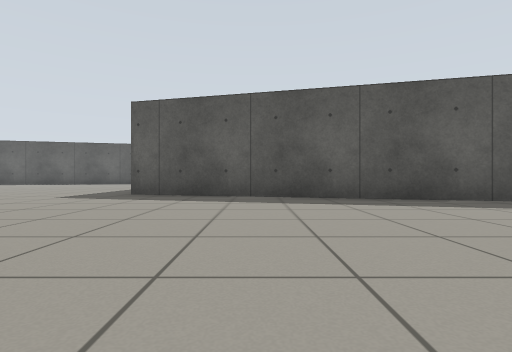
View 1 (above)

19 first-person views from a walk through a world built for the Gazebo simulator. The camera is 0.5 m above the floor, looks level and sees 80° across. The floor is counted in squares, 1 m on a side. Each view is taken from the middle of a square. On the plan, view 1 faces up. The plan holds only what a view shows up to about 9 squares ahead; the rest is blank. The place goes on beyond the plan.

View 2
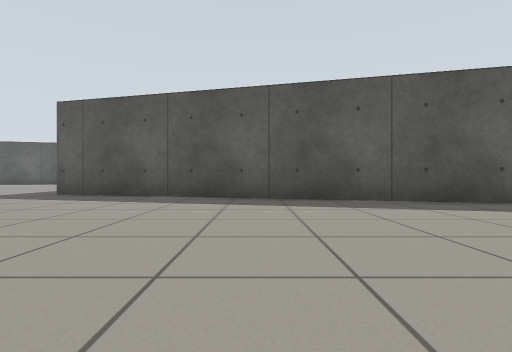

View 3
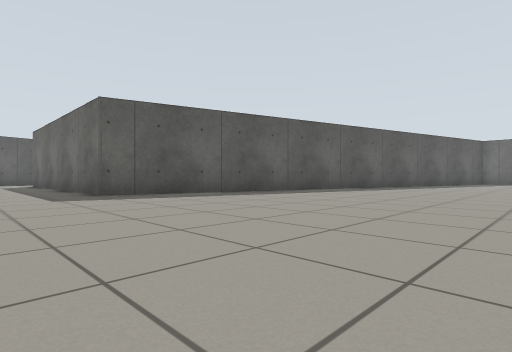

View 4
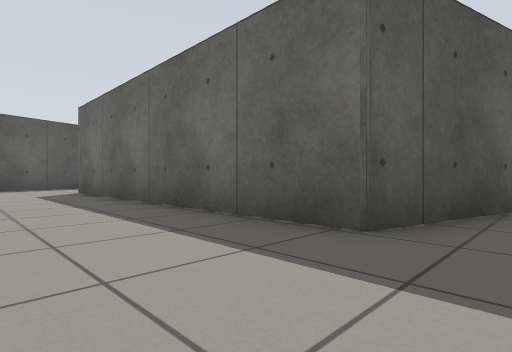

View 5
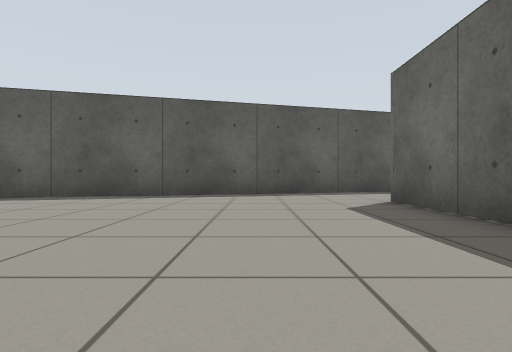

View 6
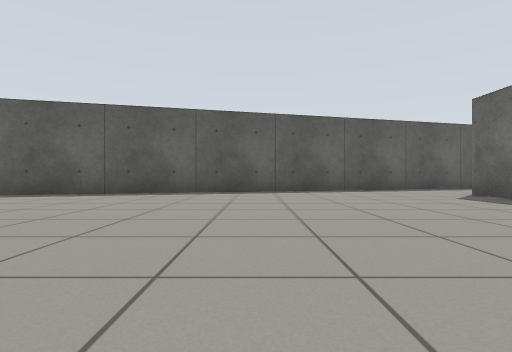

View 7
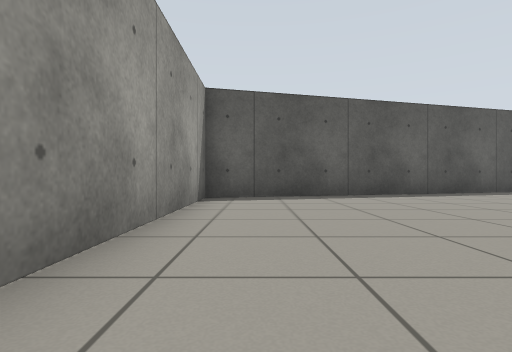

View 8
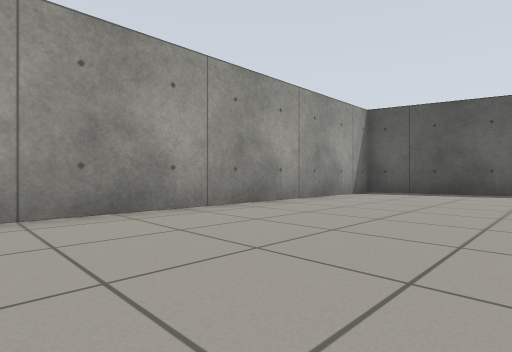

View 9
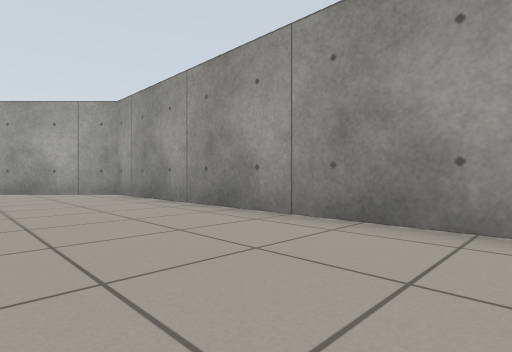

View 10
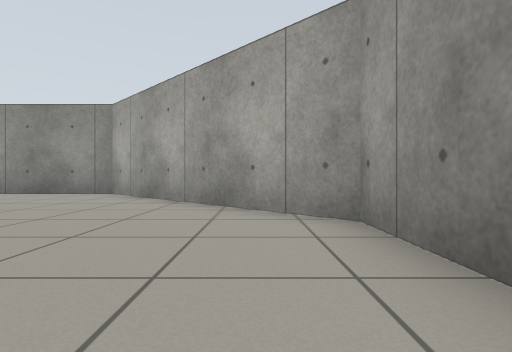

View 11
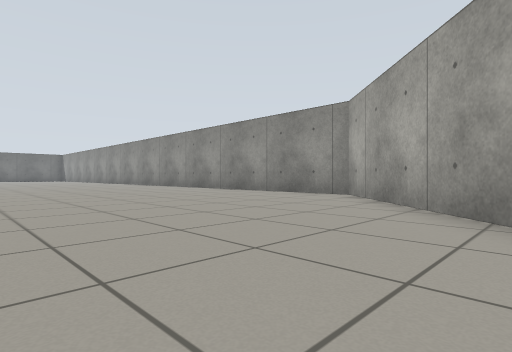

View 12
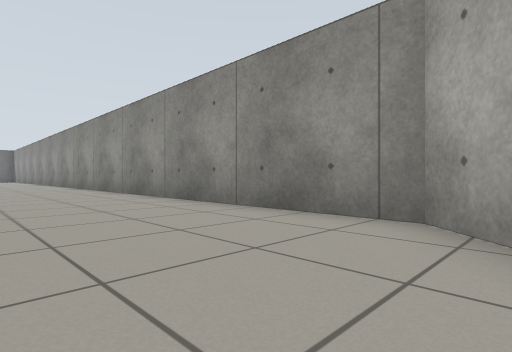

View 13
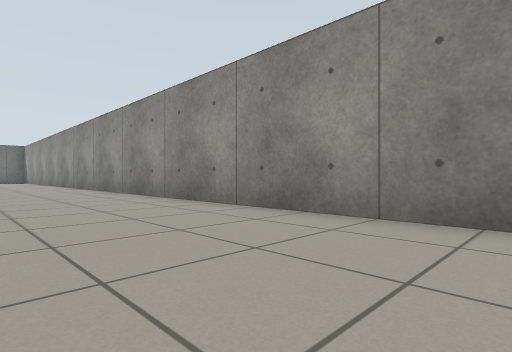

View 14
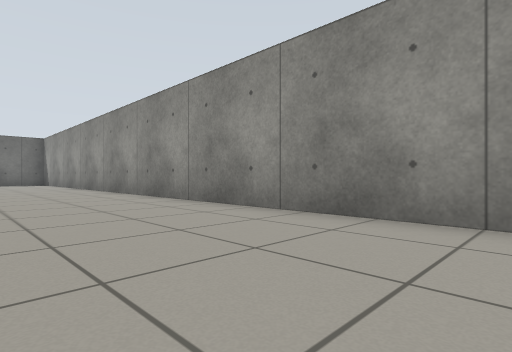

View 15
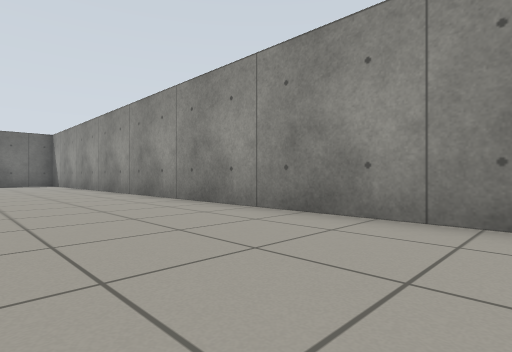

View 16
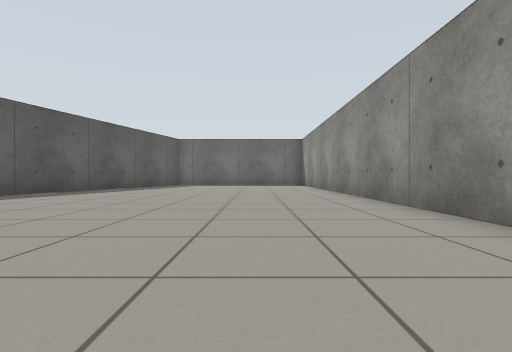

View 17
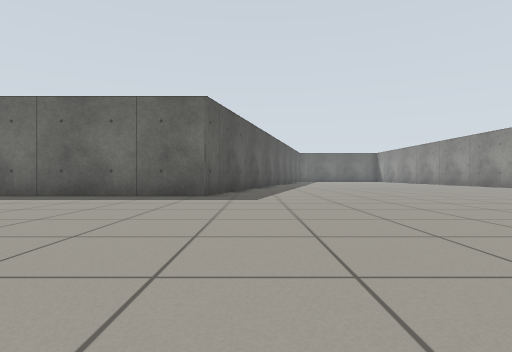

View 18
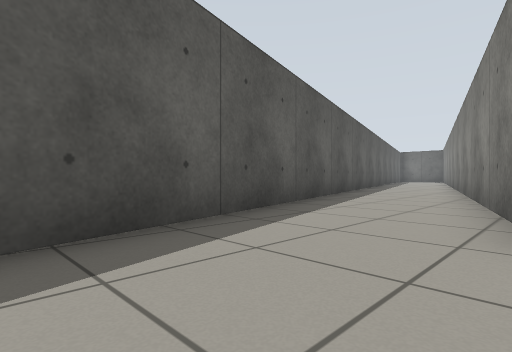

View 19
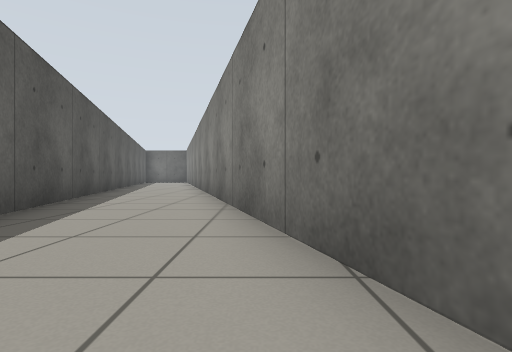

### Floor plan
Points are (right, up) in squares from view 1. A wall is a line through its corners. A room is listed if a view was taken in it or the views show most of it. See-through windows are left out.
Room 1 (views 1, 2, 3, 4, 5, 6, 7, 8, 9, 10, 11, 12, 13, 14, 15, 16, 17, 18, 19)
walls: (-2.2, 17.3) (5.9, 19.4); (8.1, 5.2) (-3.4, 8.2) (-3.4, 16.9); (6, 22.6) (-19.1, 15.9) (-19.1, 1.6) (-14, -3.5) (8, -3.5)

Positions as (right, up) in squares from view 1, and headings:
1: (0, 0), facing up
2: (2, 0), facing up
3: (-6, 0), facing up-right
4: (-6, 7), facing up-right
5: (-6, 11), facing up
6: (-9, 9), facing up
7: (-18, 9), facing up
8: (-15, 7), facing up-left
9: (-16, 10), facing down-left
10: (-18, 5), facing down
11: (-18, 4), facing down-right
12: (-15, 0), facing down-right
13: (-10, 0), facing down-right
14: (-4, 0), facing down-right
15: (-2, 0), facing down-right
16: (-1, -1), facing right
17: (-11, 7), facing right
18: (-6, 17), facing up-right
19: (-3, 18), facing right
